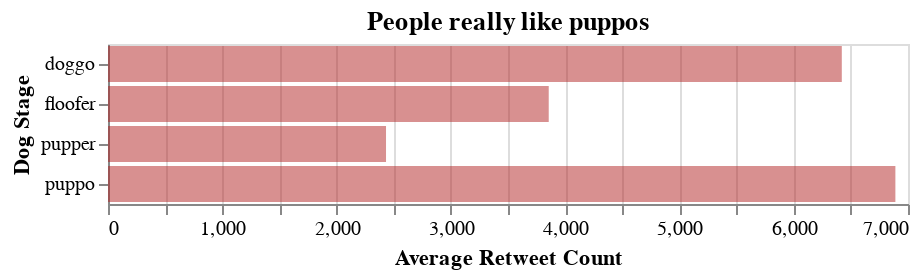

The notebook cell saved with this chart:
### Code cell
alt.Chart(tweets_master[tweets_master['dog_stage']!= 'unknown']).mark_bar(color='firebrick', opacity=0.5).encode(
    alt.Y('dog_stage', axis=alt.Axis(title='Dog Stage')),
    alt.X('average(retweet_count)', axis=alt.Axis(title='Average Retweet Count'))
).properties(title = 'People really like puppos')

### Figure 1 — Vega-Lite specification as saved in the notebook (floating-point values rounded to 4 significant figures; data arrays with more than 128 entries replaced by an {"elided": "..."} marker saying what was removed)
{"config": {"view": {"continuousWidth": 400, "continuousHeight": 300}}, "data": {"name": "data-a6045f59827e539be72592052cb7d89e"}, "mark": {"type": "bar", "color": "firebrick", "opacity": 0.5}, "encoding": {"x": {"aggregate": "average", "axis": {"title": "Average Retweet Count"}, "field": "retweet_count", "type": "quantitative"}, "y": {"axis": {"title": "Dog Stage"}, "field": "dog_stage", "type": "nominal"}}, "title": "People really like puppos", "$schema": "https://vega.github.io/schema/vega-lite/v4.17.0.json", "datasets": {"data-a6045f59827e539be72592052cb7d89e": {"elided": "346 records"}}}
